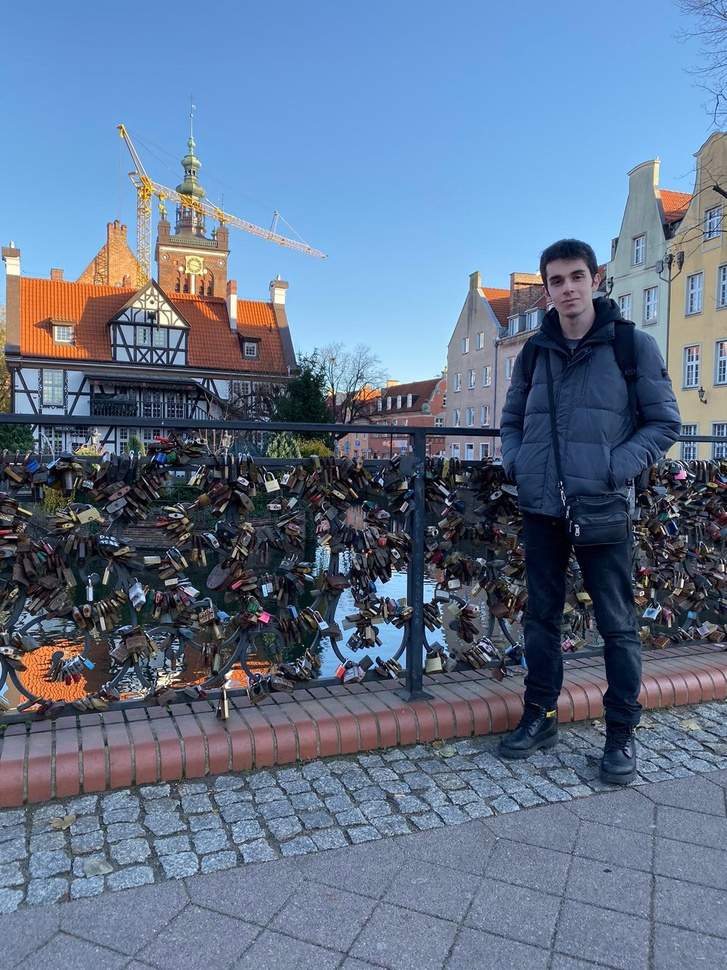
#> input picture me.jpg, 727 x 970 px, shrunk from 1200 x 1600 before the run
$ python spatial_filtering.py   (older library calls are emulated)
#> lines starting #> are read from the running program, lines starting #| are printed output that depends on the picture; after the words box and inside, x2 and y2 are one past the last pixel; in counts of white or black regions, pixels touching at a corner belong together
# -*- coding: utf-8 -*-
"""spatial_filtering.ipynb

Automatically generated by Colaboratory.

Original file is located at
    https://colab.research.google.com/drive/1ZF0GSu-lrpWJJJ7iXQMpynagUPEmxLyl

**<h1 align=center><font size = 5>Geometric Operations and Mathematical Tools with OpenCV Library</font></h1>**

<br>

<img src="https://media.istockphoto.com/vectors/geometry-tools-vector-id165791098?k=20&m=165791098&s=612x612&w=0&h=5oG1bmDSPBhukm-BWf6N58lLkrXXTOfO3c_JweNM0Sw=" width="1000" height="500" alt="istock" alt="istock">

<small>Picture Source:<a href="https://media.istockphoto.com/vectors/geometry-tools-vector-id165791098?k=20&m=165791098&s=612x612&w=0&h=5oG1bmDSPBhukm-BWf6N58lLkrXXTOfO3c_JweNM0Sw=">istock</a>

<br>

<h2>Description</h2>

<p>Spatial operations use  pixels in a neighborhood to determine the present pixel value. Applications include filtering and sharpening. They are used in many steps in computer vision like segmentation and are a key building block in Artificial Intelligence algorithms.</p>

<br>

<h2>Objective:</h2>

<ul>
  <li>Making linear filtering on image.</li>
  <li>Filtering noise on image.</li>
  <li>Apply Gaussian blur on image.</li>
  <li>Sharpening the image.</li>
  <li>Use median filters.</li>
</ul>

<br>

<h2>Keywords</h2>

<ul>
  <li>Geometric operations</li>
  <li>OpenCV</li>
  <li>Mathematical Tools</li>
  <li>Gaussian blur</li>
  <li>Linear filtering</li>
  <li>Median</li>
</ul>

<br>

# Objective for this Notebook

<p>Within the scope of this project, we tried to make geometric operations to manuplate the image with OpenCV library.</p>

<div class="alert alert-block alert-info" style="margin-top: 20px">
<li><a href="https://#importing_libraries">Importing Libraries</a></li>
<li><a href="https://#linear_filtering">Linear Filtering</a></li>
<li><a href="https://#filtering_noise">Filtering Noise</a></li>
<li><a href="https://#gaussian_blur">Gaussian Blur</a></li>
<li><a href="https://#image_sharpening">Image Sharpening</a></li>
<li><a href="https://#edges">Edges</a></li>
<li><a href="https://#median">Median</a></li>
<li><a href="https://#threshold_function">Threshold Function</a></li>
<br>

<p></p>
Estimated Time Needed: <strong>20 min</strong>
</div>

<br>

<a id="importing_libraries"></a>

<h2 align=center>Importing Libraries</h2>

<p>Let's import the following libraries</p>
"""

import matplotlib.pyplot as plt
import cv2
import numpy as np

"""<p>This function will plot two images side by side.</p>

"""

def plot_image(im_1, im_2, title_1="Original Image", title_2="New Image"):
    plt.figure(figsize=(15, 15))
    plt.subplot(1, 2, 1)
    plt.imshow(cv2.cvtColor(im_1, cv2.COLOR_BGR2RGB))
    plt.title(title_1)
    plt.subplot(1, 2, 2)
    plt.imshow(cv2.cvtColor(im_2, cv2.COLOR_BGR2RGB))
    plt.title(title_2)
    plt.show()

"""<p>Spatial operations use the nanoring pixels to determine the present pixel value.</p>

<br>

<a id="linear_filtering"></a>

<h2 align=center>Linear Filtering</h2>

<p>Filtering involves improving an image, for example removing Noise from an image. Noise is caused by a bad camera or bad image compression. Noise-causing factors can cause blurry images, we can apply filters to sharpen these images. Convolution is a standard way of Filtering an image, filter is called kernel and different kernels perform different tasks. Also, Convolution is used for most of the most advanced AI algorithms. We take the dot product of the kernel and as an equal sized part of the image. Then we shift the kernel and repeat.</p>
"""

image_original = cv2.imread("me.jpg")
#> image_original is the input picture: shape (970, 727, 3); mean B, G, R 141.1, 115.8, 97.9
print(image_original)
#> (printed output is left out)
# Converts the order of the color from BGR to RGB
plt.imshow(cv2.cvtColor(image_original, cv2.COLOR_BGR2RGB))

"""<p>The images we are working with are comprised of RGB values which are values from <i>0</i> to <i>255</i>.</p>"""

# Creating noise for the picture
rows, cols, _ = image_original.shape
noise = np.random.normal(0, 16, (rows, cols, 3)).astype(np.uint8)
noisy_image = image_original + noise
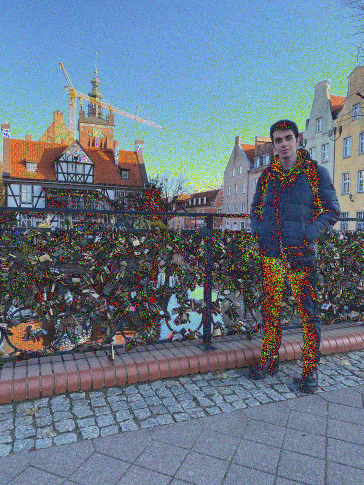
#> noisy_image: shape (970, 727, 3) (shown at 1/2 size); mean B, G, R 135.9, 120.1, 104.8

# Plotting the original image and the noisy image
plot_image(image_original, noisy_image, title_1="Original Image", title_2="Image + Noise")

"""<p>You can easily add noise your image:</p>"""

# [8 lines of commented-out code are left out]

"""<br>

<a id="filtering_noise"></a>

<h2 align=center>Filtering Noise</h2>

<p>Smoothing filters average out the Pixels within a neighborhood, they are sometimes called low pass filters.

Create a kernel which is a <i>7</i> by <i>7</i> array where each value is <i>1/49</i>:</p>
"""

kernel = np.ones((7, 7)) / 49

"""<p>The function <code>filter2D</code> performs 2D convolution between the image <code>src</code> and the  <code>kernel</code> on each color channel independently. The parameter <a href="https://docs.opencv.org/master/d4/d86/group__imgproc__filter.html?utm_medium=Exinfluencer&utm_source=Exinfluencer&utm_content=000026UJ&utm_term=10006555&utm_id=NA-SkillsNetwork-Channel-SkillsNetworkCoursesIBMDeveloperSkillsNetworkCV0101ENCoursera25797139-2021-01-01#filter_depths">ddepth</a> has to do with the size of the output image, we will set it to -1 so the input and output are the same size.</p>

"""

filtered_image = cv2.filter2D(src=noisy_image, ddepth=-1, kernel=kernel)

"""<p>We can plot the image before and after the filtering; we see the noise is reduced, but the image is blurry:</p>

"""

plot_image(filtered_image, noisy_image, title_1="Filtered Image", title_2="Image + Noise")

"""<p>Here we create a kernel which is a <i>8</i> by <i>8</i> array where each value is <i>1/64</i>.</p>

"""

kernel = np.ones((8, 8)) / 64
filtered_image = cv2.filter2D(src=noisy_image, ddepth=-1, kernel=kernel)
# Plots the Filtered and Image with Noise using the function defined at the top
plot_image(filtered_image, noisy_image, title_1="Filtered Image", title_2="Image + Noise")

"""<br>

<a id="gaussian_blur"></a>

<h2 align=center>Gaussian Blur</h2>

<p>The function  <code>GaussianBlur</code> convolves the source image with the specified Gaussian kernel It filters noise but does a better job of preserving the edges. It has the following parameters:</p>

<p>Parameters:

<code>src</code> input image; the image can have any number of channels, which are processed independently

<code>ksize:</code> Gaussian kernel size

<code>sigmaX</code> Gaussian kernel standard deviation in the X direction

<code>sigmaY</code> Gaussian kernel standard deviation in the Y direction; if sigmaY is zero, it is set to be equal to sigmaX

<br>

Let's filter the images using GaussianBlur on the image with noise using a 4 by 4 kernel</p>
"""

filtered_image = cv2.GaussianBlur(noisy_image, (5, 5), sigmaX=4, sigmaY=4)
# Plots the Filtered Image then the Unfiltered Image with Noise
plot_image(filtered_image, noisy_image, title_1="Filtered Image", title_2="Image + Noise")

"""<p>Sigma behaves like the size of the mean filter, a larger value of sigma will make the image blurry.</p>"""

filtered_image = cv2.GaussianBlur(noisy_image, (11, 11), sigmaX=15, sigmaY=15)
plot_image(filtered_image, noisy_image, title_1="Filtered Image", title_2="Image + Noise")

filtered_image = cv2.GaussianBlur(noisy_image, (11, 11), sigmaX=60, sigmaY=60)
plot_image(filtered_image, noisy_image, title_1="Filtered Image", title_2="Image + Noise")

"""<br>

<a id="image_sharpening"></a>

<h2 align=center>Image Sharpening</h2>

<p>Image Sharpening  involves smoothing the image and calculating the derivatives.  We can accomplish image sharpening by applying the following Kernel.</p>

<p>Image sharpening matrix:</p>

\begin{bmatrix}
\ \ -1 & \ \ -1 & \ \ -1 \\\\
\ \ -1 & \ \ 9 & \ \ -1 \\\\
-1 & -1 & -1
\end{bmatrix}
"""

# Common Kernel for image sharpening
kernel = np.array([[-1, -1, -1],
                   [-1, 9, -1],
                   [-1, -1, -1]])

# Applys the sharpening filter using kernel on the original image without noise
sharpened_image = cv2.filter2D(image_original, -1, kernel)
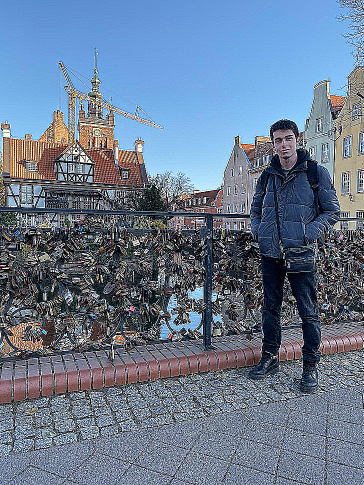
#> sharpened_image: shape (970, 727, 3) (shown at 1/2 size); mean B, G, R 143.6, 121.5, 104.8
# Plots the sharpened image and the original image without noise
plot_image(sharpened_image, image_original, title_1="Sharpened Image", title_2="Original Image")
#> in plot_image (call 7), `plt.show()`:
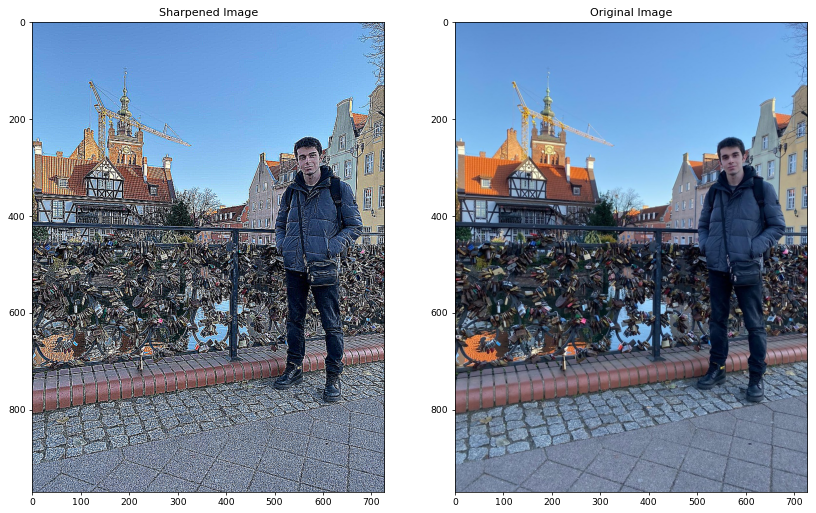
#> figure drawn by matplotlib, 2 panels

"""<p>You can easily sharpen your image:</p>

"""

# [6 lines of commented-out code are left out]

"""<br>

<a id="edges"></a>

<h2 align=center>Edges</h2>

<p>Edges are where pixel intensities change. The Gradient of a function outputs the rate of change; we can approximate the gradient of a grayscale image with convolution. There are several methods to approximate the gradient, let’s use the Sobel edge detector. Consider the following image:</p>
"""

img_gray = cv2.imread('me.jpg', cv2.IMREAD_GRAYSCALE)
print(img_gray)
#> (printed output is left out)
plt.imshow(img_gray, cmap='gray')

"""<p>We smooth the image, this decreases changes that may be caused by noise that would  affect the gradient. Let's filter the image using GaussianBlur on the image with noise using a 3 by 3 kernel:</p>

"""

img_gray = cv2.GaussianBlur(img_gray, (3, 3), sigmaX=0.1, sigmaY=0.1)
plt.imshow(img_gray, cmap='gray')

"""We can approximate the derivative in the X or Y direction  using the <code>Sobel</code> function, here are the parameters:

<p><code>src</code>: input image</p>
<p><code>ddepth</code>: output image depth, see combinations; in the case of 8-bit input images it will result in truncated derivatives</p>
<p><code>dx</code>: order of the derivative x</p>
<p><code>dx</code>: order of the derivative y</p>
<p><code>ksize</code> size of the extended Sobel kernel; it must be 1, 3, 5, or 7</p>

<p><i>dx = 1</i> represents the derivative in the <i>x-direction</i>.  The function approximates  the derivative by  convolving   the image with the following kernel</p>

\begin{bmatrix}
1 & 0 & -1 \\\\
2 & 0 & -2 \\\\
1 & 0 & -1
\end{bmatrix}

<p>Let's apply the function:</p>
"""

ddepth = cv2.CV_16S
grad_x = cv2.Sobel(src=img_gray, ddepth=ddepth, dx=1, dy=0, ksize=3)

"""<i>Let's plot the result</p>

"""

plt.imshow(grad_x, cmap='gray')

"""<p><i>dy=1</i> represents the derivative in the <i>y-direction</i>.  The function approximates  the derivative by  convolving.

The image with the following kernel:</p>

\begin{bmatrix}
\ \ 1 & \ \ 2 & \ \ 1 \\\\
\ \ 0 & \ \ 0 & \ \ 0 \\\\
-1 & -2 & -1
\end{bmatrix}


<p>Let's apply the filter on the image in the X direction:</p>
"""

grad_y = cv2.Sobel(src=img_gray, ddepth=ddepth, dx=0, dy=1, ksize=3)
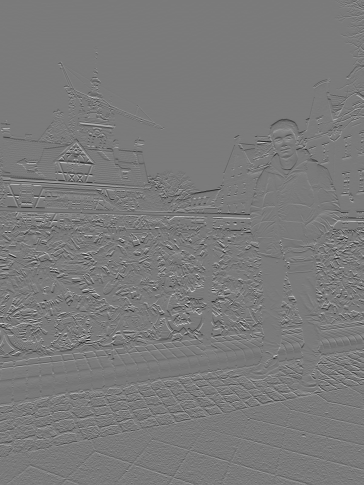
#> grad_y: shape (970, 727) int16 (shown at 1/2 size); min -829, max 894, mean -0.1; drawn with min black and max white
plt.imshow(grad_y, cmap='gray')

"""<p>We can approximate the  gradient by  calculating absolute values, and converts the result to 8-bit:</p>

"""

abs_grad_x = cv2.convertScaleAbs(grad_x)
abs_grad_y = cv2.convertScaleAbs(grad_y)

"""<p>Furthermore, let's apply <code>addWeighted</code> to calculatede the sum of two arrays.</p>"""

grad = cv2.addWeighted(abs_grad_x, 0.5, abs_grad_y, 0.5, 0)
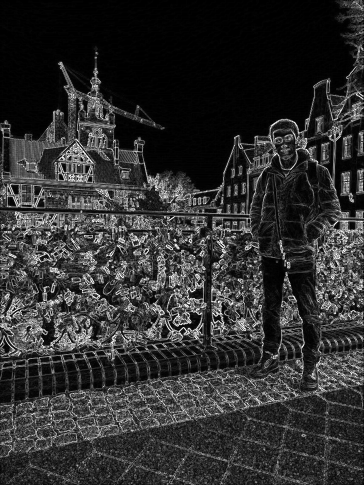
#> grad: shape (970, 727) (shown at 1/2 size); min 0, max 255, mean 48.1

"""<p>We then plot the results, we see the image with lines have high-intensity values representing a large  gradient.</p>

"""

plt.figure(figsize=(15, 15))
plt.imshow(grad, cmap='gray')

"""<p>You can easily change edges on your image:</p>"""

# [16 lines of commented-out code are left out]

"""<br>

<a id="median"></a>

<h2 align=center>Median</h2>

Median filters find the median of all the pixels under the kernel area and the central element is replaced with this median value. The median filter is a non-linear digital filtering technique, often used to remove noise from an image or signal. To learn more please check [Wikipedia](https://en.wikipedia.org/wiki/Median_filter#:~:text=The%20median%20filter%20is%20a,edge%20detection%20on%20an%20image).

"""

image = cv2.imread("me.jpg", cv2.IMREAD_GRAYSCALE)
plt.figure(figsize=(15, 15))
plt.imshow(image, cmap="gray")

"""<p>Now let's apply a Median Filter by using the <code>medianBlur</code> function.</p>

"""

# Let's set the kernel size to 7 and plot the picture.
# The more you increase kernel size, the more the blur effect will be applied to the image.
filtered_image = cv2.medianBlur(image, 7)
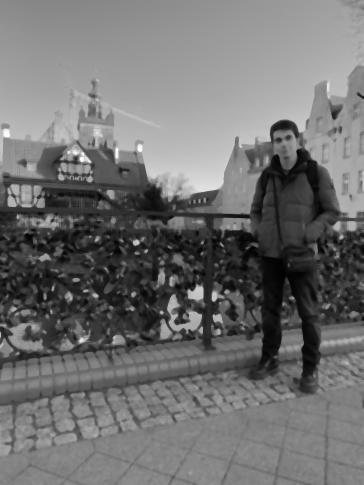
#> filtered_image: shape (970, 727) (shown at 1/2 size); min 2, max 251, mean 112.7
plt.figure(figsize=(15, 15))
plt.imshow(filtered_image, cmap="gray")

"""<p>You can easily use median filters on your image:</p>"""

# [7 lines of commented-out code are left out]

"""<br>

<a id="threshold_function"></a>

<h2 align=center>Threshold Function</h2>

<p>A threshold function is a Boolean function that determines whether a value equality of its inputs exceeded a certain threshold.</p>

<p><code>src</code>: The image to use</p>

<p><code>thresh</code>: The threshold</p>

<p><code>maxval</code>: The maxval to use</p>

<p><code>type</code>: Type of filtering</p>

"""

rets, outs = cv2.threshold(src=image, thresh=0, maxval=255, type=cv2.THRESH_OTSU + cv2.THRESH_BINARY_INV)
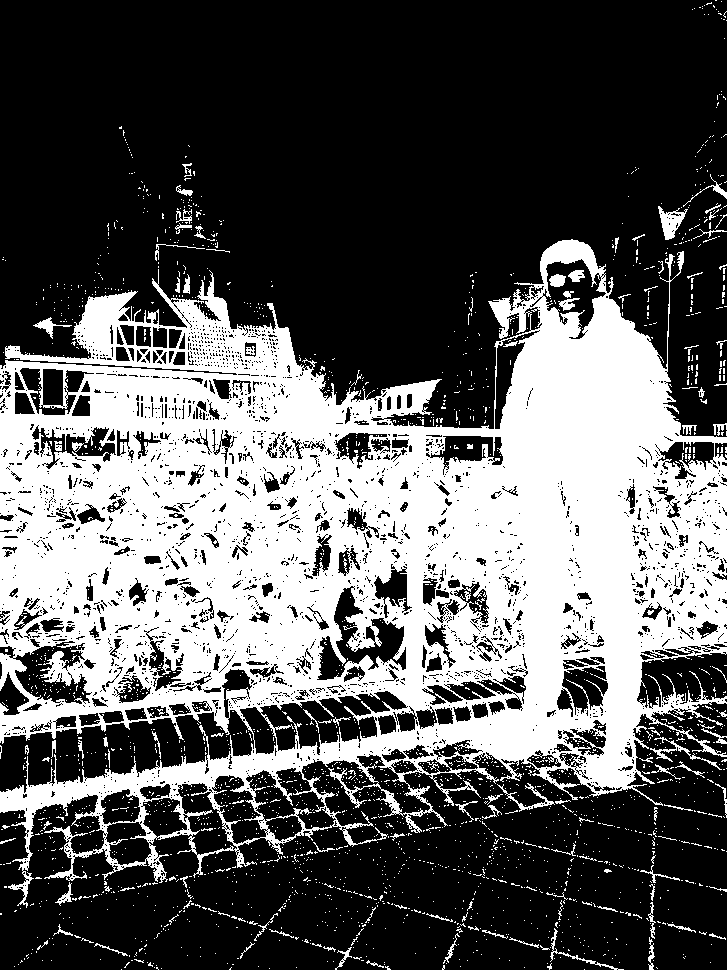
#> outs: shape (970, 727); 36% white; 2348 white regions (2234 under 20 px), largest, box (x1, y1, x2, y2) and area: (0, 239, 727, 908) 241017, (658, 206, 688, 240) 474, (650, 737, 722, 770) 298
#> rets = 99

plt.figure(figsize=(15, 15))
plt.imshow(outs, cmap='gray')

"""<p>You can easily use treshold funtion on your image:</p>"""

# [6 lines of commented-out code are left out]

"""# References

\[1] [Joseph Santarcangelo](https://www.linkedin.com/in/joseph-s-50398b136/?utm_medium=Exinfluencer&utm_source=Nurture&utm_content=000026UJ&utm_term=10006555&utm_id=SkillsNetwork-Courses-IBMDeveloperSkillsNetwork-CV0101EN-Coursera-25797139&utm_email=Email&utm_campaign=PLACEHOLDER) has a PhD in Electrical Engineering, his research focused on using machine learning, signal processing, and computer vision to determine how videos impact human cognition. Joseph has been working for IBM since he completed his PhD.

\[2]  Images were taken from: [https://homepages.cae.wisc.edu/\~ece533/images/](https://homepages.cae.wisc.edu/\~ece533/images/?utm_medium=Exinfluencer&utm_source=Nurture&utm_content=000026UJ&utm_term=10006555&utm_id=SkillsNetwork-Courses-IBMDeveloperSkillsNetwork-CV0101EN-Coursera-25797139&utm_email=Email&utm_campaign=PLACEHOLDER)

\[3]  <a href='https://pillow.readthedocs.io/en/stable/index.html?utm_medium=Exinfluencer&utm_source=Exinfluencer&utm_content=000026UJ&utm_term=10006555&utm_id=NA-SkillsNetwork-Channel-SkillsNetworkCoursesIBMDeveloperSkillsNetworkCV0101ENCoursera25797139-2021-01-01'>Pillow Docs</a>

\[4]  <a href='https://opencv.org/?utm_medium=Exinfluencer&utm_source=Exinfluencer&utm_content=000026UJ&utm_term=10006555&utm_id=NA-SkillsNetwork-Channel-SkillsNetworkCoursesIBMDeveloperSkillsNetworkCV0101ENCoursera25797139-2021-01-01'>Open CV</a>

\[5] Gonzalez, Rafael C., and Richard E. Woods. "Digital image processing." (2017).

\[6] Jian, Wushuai, Xueyan Sun, and Shuqian Luo. "Computer-aided diagnosis of breast microcalcifications based on dual-tree complex wavelet transform." Biomedical engineering online 11.1 (2012): 1-12.

<br>

<h1>Contact Me<h1>
<p>If you have something to say to me please contact me:</p>

<ul>
  <li>Twitter: <a href="https://twitter.com/Doguilmak">Doguilmak</a></li>
  <li>Mail address: doguilmak@gmail.com</li>
</ul>
"""

from datetime import datetime
print(f"Changes have been made to the project on {datetime.now().strftime('%Y-%m-%d %H:%M:%S')}")
